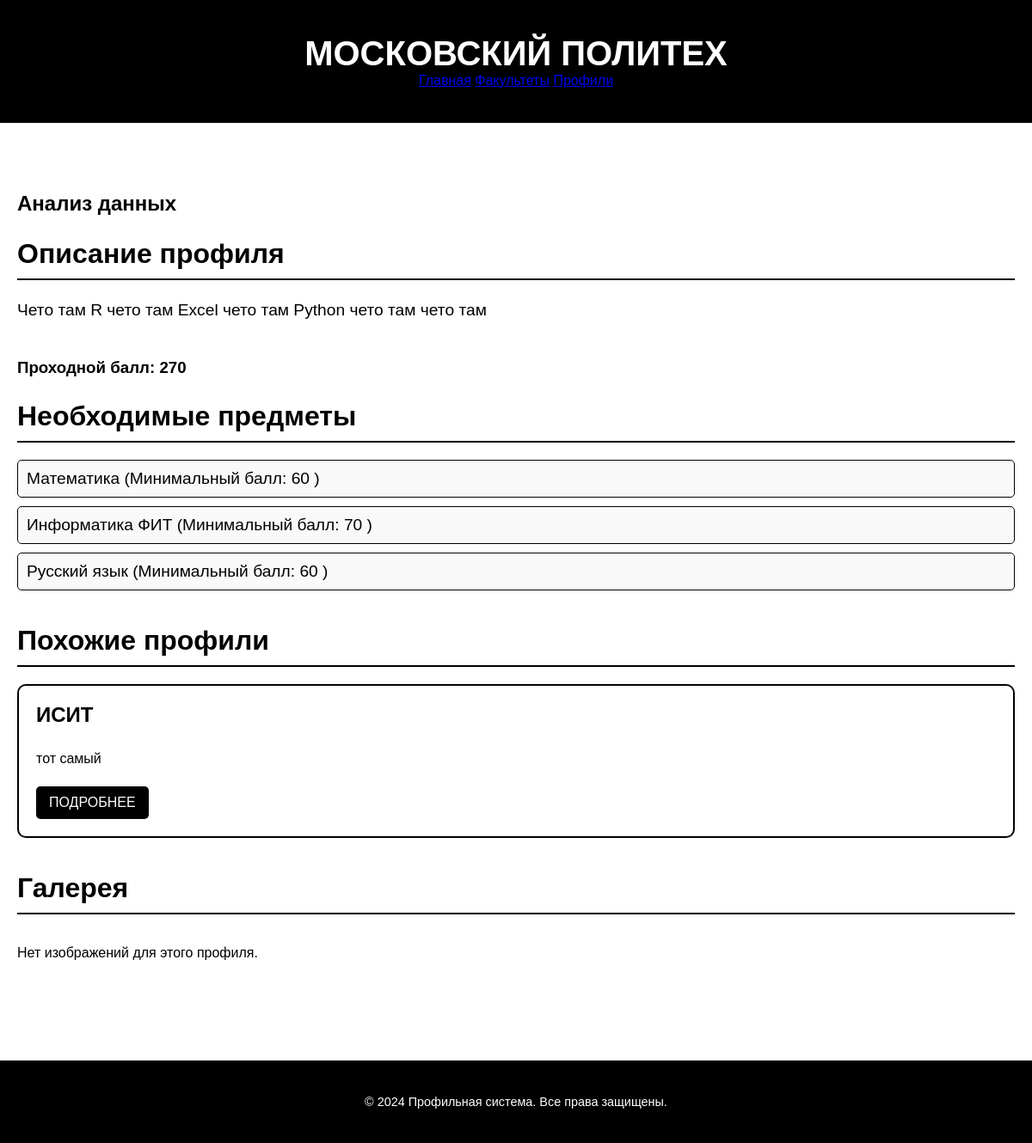
/profiles/2/, run on the app's committed database.
### profiles/models.py (models this page shows, shortened)
class Profile(models.Model):
    name = models.CharField(max_length=255)
    description = models.TextField()
    subjects = models.ManyToManyField(Subject, related_name='profiles')
    similar_profiles = models.ManyToManyField('self', blank=True, null=True, symmetrical=True)
    passing_score = models.PositiveIntegerField(default=0)
    faculty = models.ForeignKey(Faculty, on_delete=models.CASCADE, related_name='profiles')

class Subject(models.Model):
    name = models.CharField(max_length=255)
    admin_name = models.CharField(max_length=255, unique=True)
    minimum_score = models.PositiveIntegerField(blank=True, null=True)

### profiles/views.py (the view)
# urls.py: path('<int:profile_id>/', views.profile_detail, name='profile'),
def profile_detail(request, profile_id):
    profile = Profile.objects.get(id=profile_id)
    subjects_dict = {}
    subjects_min_score = ProfileSubjectMinScore.objects.filter(profile_id=profile).values('subject_id', 'score')
    min_scores_dict = {item['subject_id']: item['score'] for item in subjects_min_score}
    context = {
        'title': profile.name,
        'profile': profile,
        'min_scores_dict': min_scores_dict,
    }
    return render(request, 'profiles/profile.html', context)

### profiles/templatetags/custom_filters.py (called while the page is built)
@register.filter
def dict_key(value, key):
    return value.get(key, '')

### templates/profiles/profile.html (shortened to what this page needs)
{% load static %}
{% load custom_filters %}
<!DOCTYPE html>
<html lang="en">
<head>
    <link rel="stylesheet" href="{% static 'profile_page.css' %}">
</head>
<body>
        <header class="header">
        <div class="container">
            <h1 class="header__title">Московский Политех</h1>
            <nav class="header__nav">
                <a href="/" class="nav__link">Главная</a>
                <a href="{% url 'profiles:faculties_list' %}" class="nav__link">Факультеты</a>
                <a href="{% url 'profiles:profiles_list' %}" class="nav__link">Профили</a>
            </nav>
        </div>
    </header>
    <main class="profile">
        <div class="container">
            <section class="profile__details">
                <h1>{{profile.name}}</h1>
                <h2 class="profile__header">Описание профиля</h2>
                <p class="profile__description">{{ profile.description }}</p>
            </section>
            <section class="profile__subjects-section">
                 <h3>Проходной балл: {{profile.passing_score}}</h3>
                <h2 class="profile__header">Необходимые предметы</h2>
                <ul class="profile__subjects">
                    {% for subject in profile.subjects.all %}
                        <li>
                            {{ subject.name }} (Минимальный балл:
                            {{ min_scores_dict|default:''|dict_key:subject.id }}
                            )
                        </li>
                    {% empty %}
                        <p>Нет указанных предметов.</p>
                    {% endfor %}
                </ul>
            </section>
            <section class="related-profiles">
                <h2 class="related-profiles__title">Похожие профили</h2>
                <div class="related-profiles__list">
                    {% for related_profile in profile.similar_profiles.all %}
                        <div class="related-profile">
                            <h3>{{ related_profile.name }}</h3>
                            <p>{{ related_profile.description|truncatewords:15 }}</p>
                            <a href="{% url 'profiles:profile' related_profile.id %}" class="related-profile__link">Подробнее</a>
                        </div>
                    {% empty %}
                        <p>Нет похожих профилей.</p>
                    {% endfor %}
                </div>
            </section>
            <section class="profile__images">
                <h2 class="profile__header">Галерея</h2>
                <div class="profile__image-gallery">
                    {% for image in profile.images.all %}
                        <img src="{{ image.image.url }}" alt="Изображение профиля" class="profile__image">
                    {% empty %}
                        <p>Нет изображений для этого профиля.</p>
                    {% endfor %}
                </div>
            </section>
        </div>
    </main>
    <footer class="footer">
        <div class="container">
            <p>&copy; 2024 Профильная система. Все права защищены.</p>
        </div>
    </footer>
</body>
</html>

### static/profile_page.css (style rules this page uses)
body { margin: 0; font-family: Arial, sans-serif; background-color: #fff; color: #000; }
.container { max-width: 1200px; margin: 0 auto; padding: 20px; }
.header { background-color: #000; color: #fff; padding: 20px 0; text-align: center; }
.header__title { font-size: 2.5em; margin: 0; text-transform: uppercase; }
.profile { margin: 40px 0; }
.profile__details { margin-bottom: 40px; }
.profile__header { font-size: 2em; margin-bottom: 20px; border-bottom: 2px solid #000; padding-bottom: 10px; }
.profile__description { font-size: 1.2em; line-height: 1.6; margin: 0; }
.profile__subjects-section { margin-bottom: 40px; }
.profile__subjects { list-style: none; padding: 0; margin: 0; }
.profile__subjects li { font-size: 1.2em; margin-bottom: 10px; padding: 10px; border: 1px solid #000; border-radius: 5px; background-color: #f9f9f9; }
.related-profiles { margin-bottom: 40px; }
.related-profiles__title { font-size: 2em; margin-bottom: 20px; border-bottom: 2px solid #000; padding-bottom: 10px; }
.related-profiles__list { display: grid; grid-template-columns: repeat(auto-fit, minmax(300px, 1fr)); gap: 20px; }
.related-profile { border: 2px solid #000; border-radius: 10px; padding: 20px; transition: transform 0.3s, box-shadow 0.3s; background-color: #fff; }
.related-profile h3 { margin-top: 0; font-size: 1.5em; }
.related-profile p { margin: 10px 0; line-height: 1.6; }
.related-profile__link { display: inline-block; margin-top: 10px; padding: 10px 15px; font-size: 1em; text-transform: uppercase; text-decoration: none; color: #fff; background-color: #000; border-radius: 5px; transition: background-color 0.3s; }
.profile__images { margin-bottom: 40px; }
.profile__image-gallery { display: grid; grid-template-columns: repeat(auto-fit, minmax(150px, 1fr)); gap: 20px; }
.footer { background-color: #000; color: #fff; text-align: center; padding: 20px 0; }
.footer p { margin: 0; font-size: 0.9em; }

### data on the page
Profile: name "Анализ данных", description "Чето там R чето там Excel чето там Python чето там чето там", passing_score "270"
Subject: name "Математика", id "60"
Subject: name "Информатика ФИТ", id "70"
Subject: name "Русский язык", id "60"
Profile: name "ИСИТ", description "тот самый"
